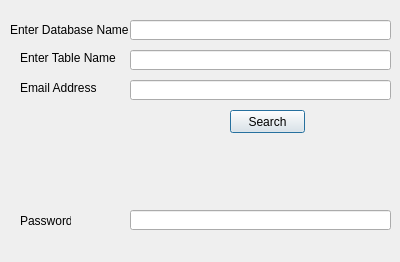
<?xml version="1.0" encoding="UTF-8"?>
<ui version="4.0">
 <class>Dialog</class>
 <widget class="QDialog" name="Dialog">
  <property name="geometry">
   <rect>
    <x>0</x>
    <y>0</y>
    <width>400</width>
    <height>262</height>
   </rect>
  </property>
  <property name="windowTitle">
   <string>Dialog</string>
  </property>
  <widget class="QLabel" name="label">
   <property name="geometry">
    <rect>
     <x>10</x>
     <y>20</y>
     <width>121</width>
     <height>20</height>
    </rect>
   </property>
   <property name="text">
    <string>Enter Database Name</string>
   </property>
  </widget>
  <widget class="QLabel" name="label_2">
   <property name="geometry">
    <rect>
     <x>20</x>
     <y>50</y>
     <width>101</width>
     <height>16</height>
    </rect>
   </property>
   <property name="text">
    <string>Enter Table Name</string>
   </property>
  </widget>
  <widget class="QLabel" name="label_3">
   <property name="geometry">
    <rect>
     <x>20</x>
     <y>80</y>
     <width>81</width>
     <height>16</height>
    </rect>
   </property>
   <property name="text">
    <string>Email Address</string>
   </property>
  </widget>
  <widget class="QLabel" name="label_4">
   <property name="geometry">
    <rect>
     <x>20</x>
     <y>210</y>
     <width>51</width>
     <height>21</height>
    </rect>
   </property>
   <property name="text">
    <string>Password</string>
   </property>
  </widget>
  <widget class="QLabel" name="labelResponse">
   <property name="geometry">
    <rect>
     <x>20</x>
     <y>160</y>
     <width>361</width>
     <height>31</height>
    </rect>
   </property>
   <property name="text">
    <string/>
   </property>
  </widget>
  <widget class="QPushButton" name="pushButtonSearch">
   <property name="geometry">
    <rect>
     <x>230</x>
     <y>110</y>
     <width>75</width>
     <height>23</height>
    </rect>
   </property>
   <property name="text">
    <string>Search</string>
   </property>
  </widget>
  <widget class="QLineEdit" name="lineEditDBName">
   <property name="geometry">
    <rect>
     <x>130</x>
     <y>20</y>
     <width>261</width>
     <height>20</height>
    </rect>
   </property>
  </widget>
  <widget class="QLineEdit" name="lineEditTableName">
   <property name="geometry">
    <rect>
     <x>130</x>
     <y>50</y>
     <width>261</width>
     <height>20</height>
    </rect>
   </property>
  </widget>
  <widget class="QLineEdit" name="lineEditEmailAddress">
   <property name="geometry">
    <rect>
     <x>130</x>
     <y>80</y>
     <width>261</width>
     <height>20</height>
    </rect>
   </property>
  </widget>
  <widget class="QLineEdit" name="lineEditPassword">
   <property name="geometry">
    <rect>
     <x>130</x>
     <y>210</y>
     <width>261</width>
     <height>20</height>
    </rect>
   </property>
   <property name="echoMode">
    <enum>QLineEdit::Normal</enum>
   </property>
  </widget>
 </widget>
 <resources/>
 <connections/>
</ui>
